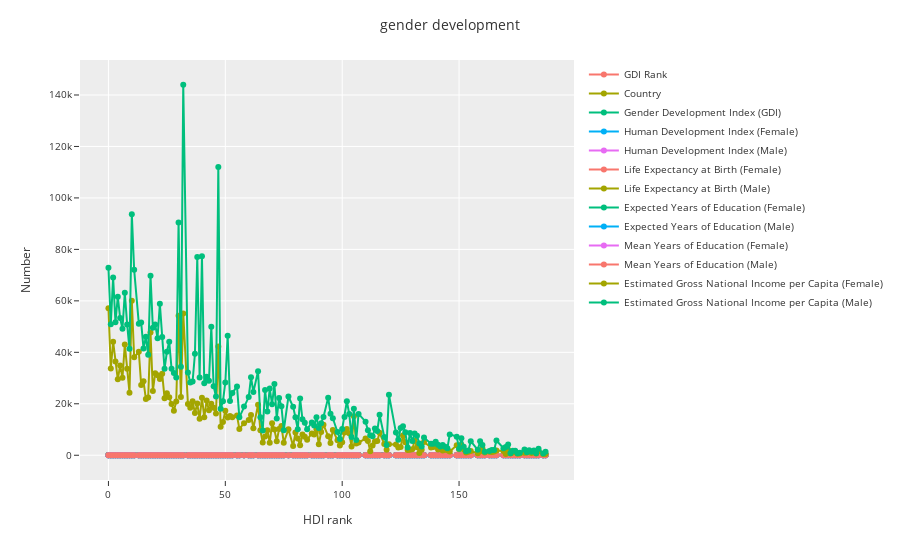

Notebook cell for this chart:
### Code cell
fig.update_layout(  title = 'gender development'  ,
                  xaxis_title = 'HDI rank'  ,yaxis_title = 'Number'  ,
                  font = dict(size = 10)  ,template = 'ggplot2')

### Figure 1 — Plotly figure (JSON) as saved in the notebook; plotly's stock layout.template omitted (floating-point values rounded to 4 significant figures; data arrays with more than 128 entries replaced by an {"elided": "..."} marker saying what was removed)
{"data": [{"mode": "markers+lines", "name": "GDI Rank", "type": "scatter", "x": {"elided": "161 int values"}, "y": {"elided": "161 int values"}}, {"mode": "markers+lines", "name": "Country", "type": "scatter", "x": {"elided": "161 int values"}, "y": {"elided": "161 str values"}}, {"mode": "markers+lines", "name": "Gender Development Index (GDI)", "type": "scatter", "x": {"elided": "161 int values"}, "y": {"elided": "161 str values"}}, {"mode": "markers+lines", "name": "Human Development Index (Female)", "type": "scatter", "x": {"elided": "161 int values"}, "y": {"elided": "161 str values"}}, {"mode": "markers+lines", "name": "Human Development Index (Male)", "type": "scatter", "x": {"elided": "161 int values"}, "y": {"elided": "161 str values"}}, {"mode": "markers+lines", "name": "Life Expectancy at Birth (Female)", "type": "scatter", "x": {"elided": "161 int values"}, "y": {"elided": "161 str values"}}, {"mode": "markers+lines", "name": "Life Expectancy at Birth (Male)", "type": "scatter", "x": {"elided": "161 int values"}, "y": {"elided": "161 str values"}}, {"mode": "markers+lines", "name": "Expected Years of Education (Female)", "type": "scatter", "x": {"elided": "161 int values"}, "y": {"elided": "161 str values"}}, {"mode": "markers+lines", "name": "Expected Years of Education (Male)", "type": "scatter", "x": {"elided": "161 int values"}, "y": {"elided": "161 str values"}}, {"mode": "markers+lines", "name": "Mean Years of Education (Female)", "type": "scatter", "x": {"elided": "161 int values"}, "y": {"elided": "161 str values"}}, {"mode": "markers+lines", "name": "Mean Years of Education (Male)", "type": "scatter", "x": {"elided": "161 int values"}, "y": {"elided": "161 str values"}}, {"mode": "markers+lines", "name": "Estimated Gross National Income per Capita (Female)", "type": "scatter", "x": {"elided": "161 int values"}, "y": {"elided": "161 str values"}}, {"mode": "markers+lines", "name": "Estimated Gross National Income per Capita (Male)", "type": "scatter", "x": {"elided": "161 int values"}, "y": {"elided": "161 str values"}}], "layout": {"font": {"size": 10}, "legend": {"tracegroupgap": 0}, "margin": {"t": 60}, "title": {"text": "gender development"}, "xaxis": {"anchor": "y", "domain": [0, 1], "title": {"text": "HDI rank"}}, "yaxis": {"anchor": "x", "domain": [0, 1], "title": {"text": "Number"}}}}
